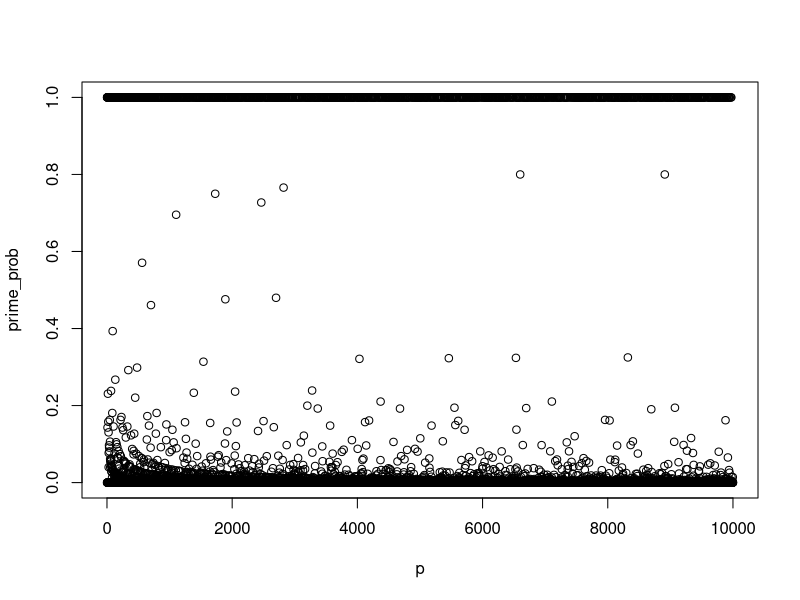
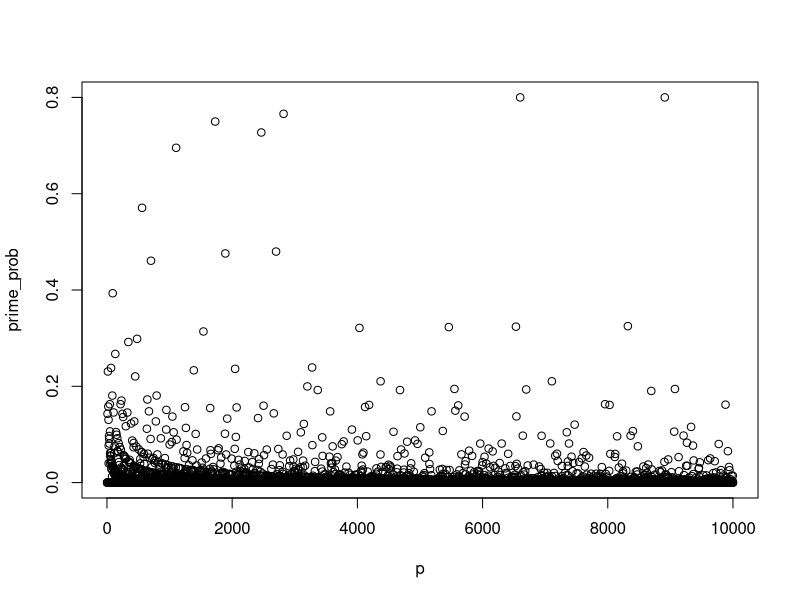
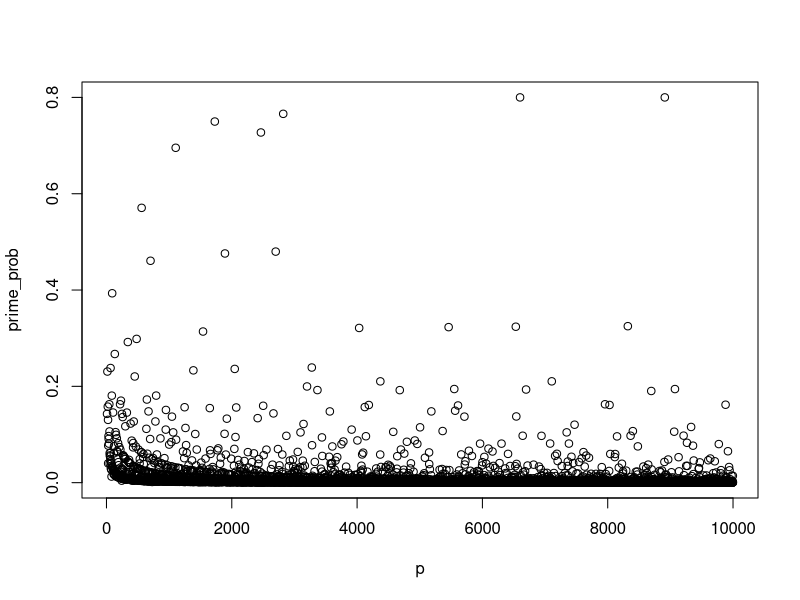

These figures' R source, in order:
prime_strict <- read.csv("fermat_work4.csv", header=FALSE)
prime_prob <- read.csv("fermat_work3.csv", header=FALSE)
prime_test <- cbind(prime_strict, prime_prob)
colnames(prime_test) <- c("is_prime", "prime_prob")
prime_test$p <- 1:10000
prime_test$is_prime <- factor(prime_test$is_prime)
prime_test$kind <- ifelse(prime_test$prime_prob == 0., "not_prime", ifelse(prime_test$prime_prob == 1., "prime", "pseudoprime"))
prime_test$kind <- factor(prime_test$kind)
write.csv(prime_test, file="fermat_tmp.csv")
all.df <- prime_test[c("p", "prime_prob")]
plot(all.df)
composite.df <- prime_test[prime_test$kind != "prime", ]
compo.df <- composite.df[c("p", "prime_prob")]
plot(compo.df)
pseudo.df <- prime_test[prime_test$kind == "pseudoprime", ]
pseu.df <- pseudo.df[c("p", "prime_prob")]
plot(pseu.df)
summary(pseu.df)
tab <- table(prime_test$is_prime, prime_test$kind)
tab